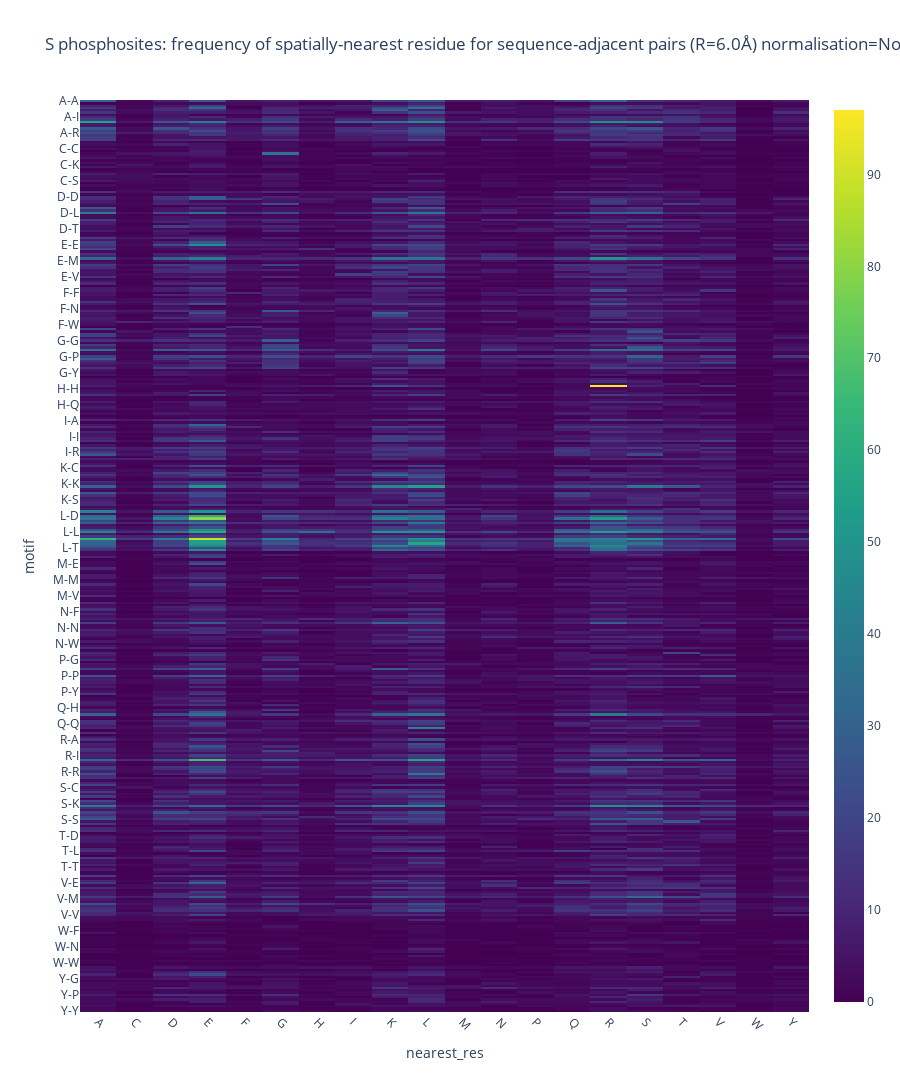
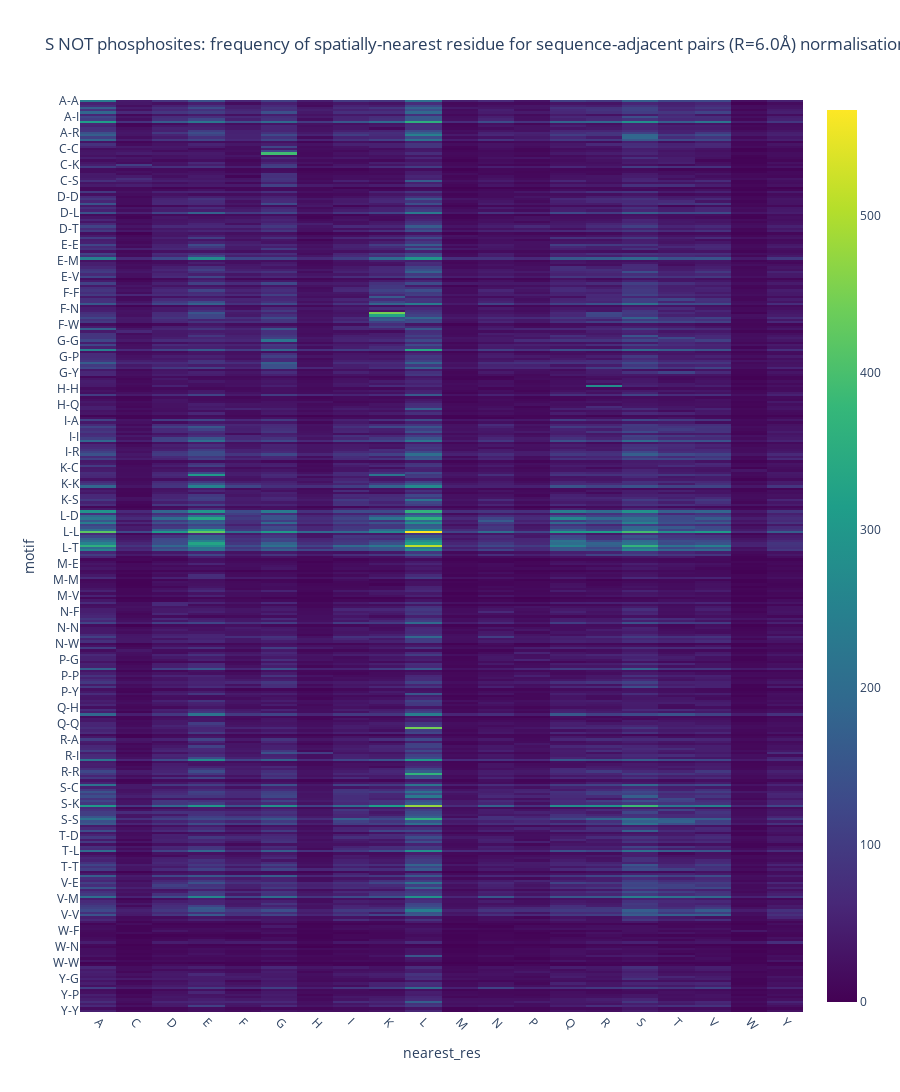
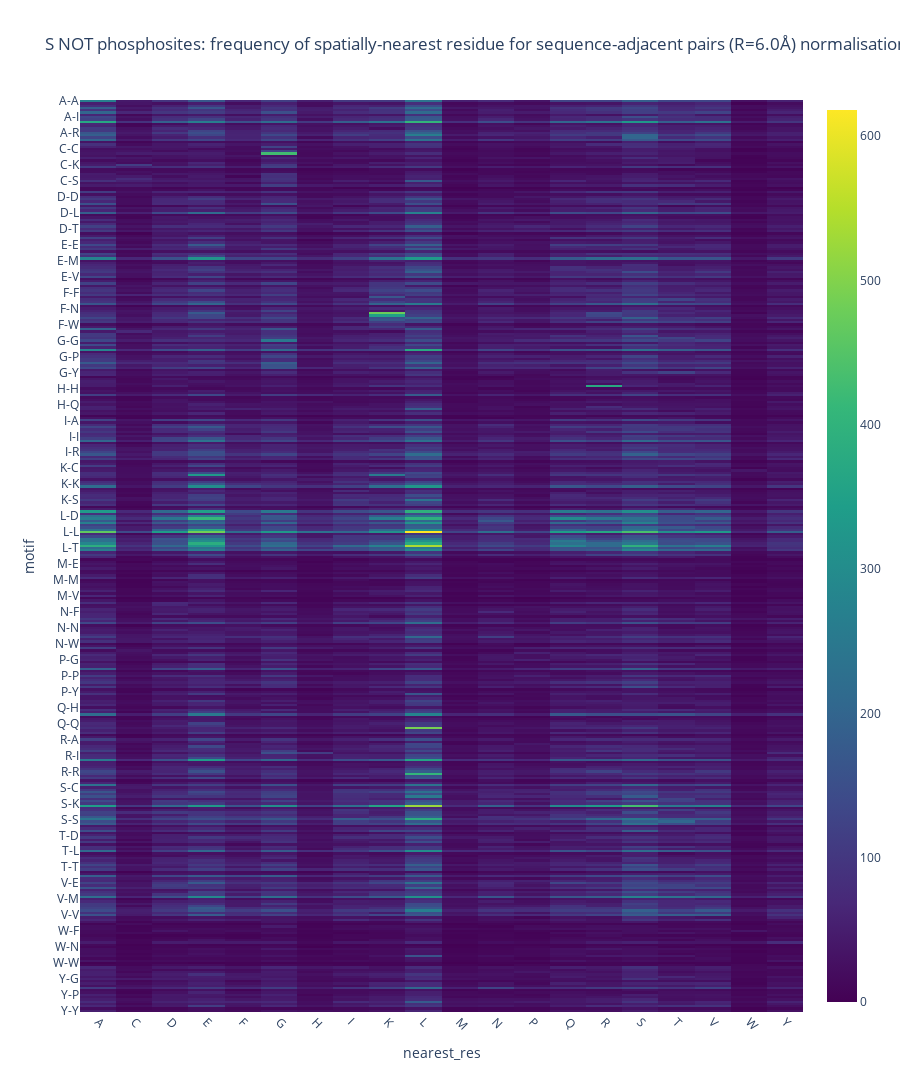
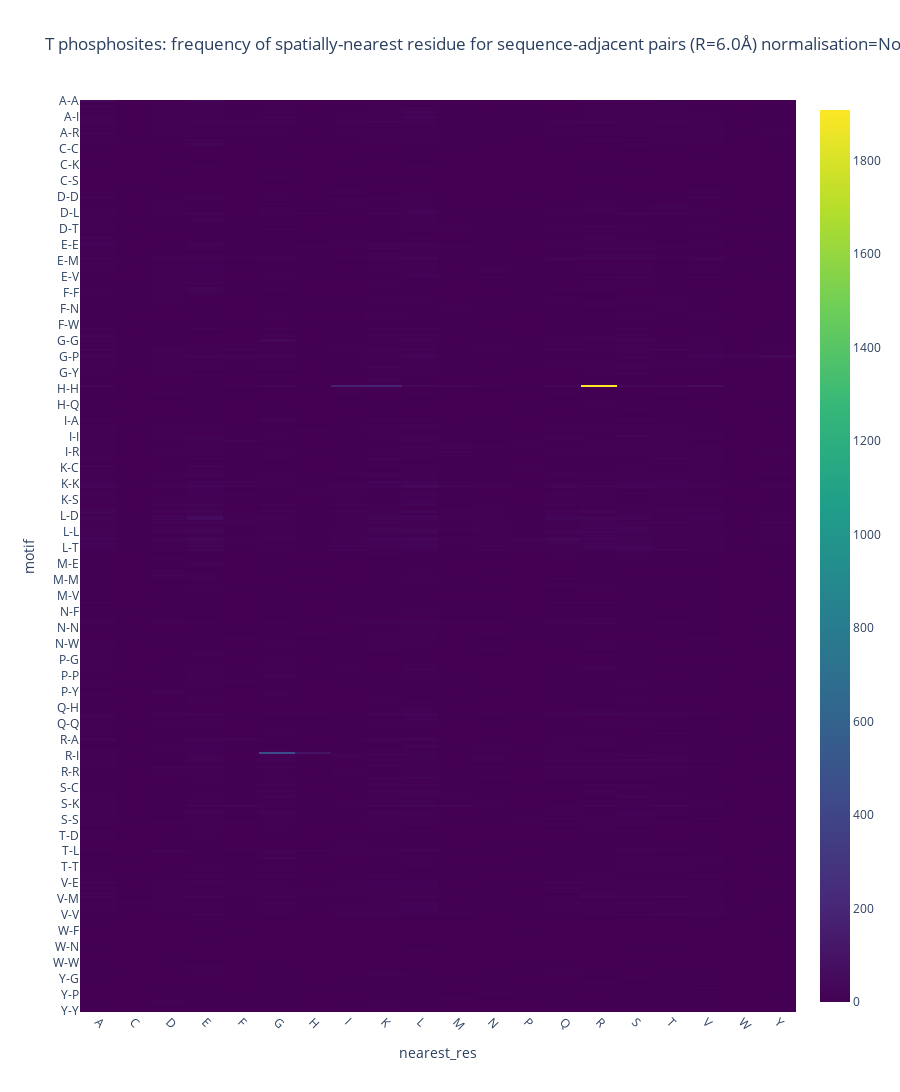

Notebook source saved alongside these figures, in order:
### Code cell
placement = "vertical"

plots = Path("./norm_3d")

normalisation = None

for site in "STY":
    
    dff = df[df["site_res"] == site] 
    psites = dff[dff["phosphosite"] == True]
    not_psites = dff[dff["phosphosite"] == False]

    


    if placement == "horizontal":
        motif_df = motif_df.T
        aspect = "auto"
        height = 1000
    else: 
        aspect = "auto" 
        height = 8000

    motif_df = make_motif_df(
        psites, 
        prev_col="-1",
        next_col="+1",
        nearest_col="1_res",
    )
    filepath = plots / f"{site}_PHOSPHOSITE_1-NN_heatmap.html"
    plot_heatmap(
        motif_df, 
        title=f"{site} phosphosites: frequency of spatially-nearest residue for sequence-adjacent pairs (R={radius}Å) normalisation={normalisation}", 
        aspect=aspect, 
        height=height,
        filepath=filepath,
    )

    motif_df = make_motif_df(
        not_psites, 
        prev_col="-1",
        next_col="+1",
        nearest_col="1_res",
    )
    filepath = plots / f"{site}_NOT_PHOSPHOSITE_1-NN_heatmap.html"
    plot_heatmap(
        motif_df, 
        title=f"{site} NOT phosphosites: frequency of spatially-nearest residue for sequence-adjacent pairs (R={radius}Å) normalisation={normalisation}", 
        aspect=aspect, 
        height=height,
        filepath=filepath,
    )

    motif_df = make_motif_df(
        dff, 
        prev_col="-1",
        next_col="+1",
        nearest_col="1_res",
    )
    filepath = plots / f"{site}_ALL_1-NN_heatmap.html"
    plot_heatmap(
        motif_df, 
        title=f"{site} NOT phosphosites: frequency of spatially-nearest residue for sequence-adjacent pairs (R={radius}Å) normalisation={normalisation}", 
        aspect=aspect, 
        height=height,
        filepath=filepath,
    )

### Figure 1 — Plotly figure (JSON) as saved in the notebook; plotly's stock layout.template omitted (floating-point values rounded to 4 significant figures; data arrays with more than 128 entries replaced by an {"elided": "..."} marker saying what was removed)
{"data": [{"coloraxis": "coloraxis", "hovertemplate": "nearest_res: %{x}<br>motif: %{y}<br>color: %{z}<extra></extra>", "name": "0", "type": "heatmap", "x": ["A", "C", "D", "E", "F", "G", "H", "I", "K", "L", "M", "N", "P", "Q", "R", "S", "T", "V", "W", "Y"], "xaxis": "x", "y": {"elided": "400 str values"}, "yaxis": "y", "z": {"elided": "400x20 int values"}}], "layout": {"coloraxis": {"colorscale": [[0, "#440154"], [0.1111, "#482878"], [0.2222, "#3e4989"], [0.3333, "#31688e"], [0.4444, "#26828e"], [0.5556, "#1f9e89"], [0.6667, "#35b779"], [0.7778, "#6ece58"], [0.8889, "#b5de2b"], [1, "#fde725"]]}, "height": 8000, "title": {"text": "S phosphosites: frequency of spatially-nearest residue for sequence-adjacent pairs (R=6.0Å) normalisation=None"}, "xaxis": {"anchor": "y", "domain": [0, 1], "tickangle": 45, "title": {"text": "nearest_res"}, "type": "category"}, "yaxis": {"anchor": "x", "autorange": "reversed", "domain": [0, 1], "title": {"text": "motif"}, "type": "category"}}}

### Figure 2 — Plotly figure (JSON) as saved in the notebook; plotly's stock layout.template omitted (floating-point values rounded to 4 significant figures; data arrays with more than 128 entries replaced by an {"elided": "..."} marker saying what was removed)
{"data": [{"coloraxis": "coloraxis", "hovertemplate": "nearest_res: %{x}<br>motif: %{y}<br>color: %{z}<extra></extra>", "name": "0", "type": "heatmap", "x": ["A", "C", "D", "E", "F", "G", "H", "I", "K", "L", "M", "N", "P", "Q", "R", "S", "T", "V", "W", "Y"], "xaxis": "x", "y": {"elided": "400 str values"}, "yaxis": "y", "z": {"elided": "400x20 int values"}}], "layout": {"coloraxis": {"colorscale": [[0, "#440154"], [0.1111, "#482878"], [0.2222, "#3e4989"], [0.3333, "#31688e"], [0.4444, "#26828e"], [0.5556, "#1f9e89"], [0.6667, "#35b779"], [0.7778, "#6ece58"], [0.8889, "#b5de2b"], [1, "#fde725"]]}, "height": 8000, "title": {"text": "S NOT phosphosites: frequency of spatially-nearest residue for sequence-adjacent pairs (R=6.0Å) normalisation=None"}, "xaxis": {"anchor": "y", "domain": [0, 1], "tickangle": 45, "title": {"text": "nearest_res"}, "type": "category"}, "yaxis": {"anchor": "x", "autorange": "reversed", "domain": [0, 1], "title": {"text": "motif"}, "type": "category"}}}

### Figure 3 — Plotly figure (JSON) as saved in the notebook; plotly's stock layout.template omitted (floating-point values rounded to 4 significant figures; data arrays with more than 128 entries replaced by an {"elided": "..."} marker saying what was removed)
{"data": [{"coloraxis": "coloraxis", "hovertemplate": "nearest_res: %{x}<br>motif: %{y}<br>color: %{z}<extra></extra>", "name": "0", "type": "heatmap", "x": ["A", "C", "D", "E", "F", "G", "H", "I", "K", "L", "M", "N", "P", "Q", "R", "S", "T", "V", "W", "Y"], "xaxis": "x", "y": {"elided": "400 str values"}, "yaxis": "y", "z": {"elided": "400x20 int values"}}], "layout": {"coloraxis": {"colorscale": [[0, "#440154"], [0.1111, "#482878"], [0.2222, "#3e4989"], [0.3333, "#31688e"], [0.4444, "#26828e"], [0.5556, "#1f9e89"], [0.6667, "#35b779"], [0.7778, "#6ece58"], [0.8889, "#b5de2b"], [1, "#fde725"]]}, "height": 8000, "title": {"text": "S NOT phosphosites: frequency of spatially-nearest residue for sequence-adjacent pairs (R=6.0Å) normalisation=None"}, "xaxis": {"anchor": "y", "domain": [0, 1], "tickangle": 45, "title": {"text": "nearest_res"}, "type": "category"}, "yaxis": {"anchor": "x", "autorange": "reversed", "domain": [0, 1], "title": {"text": "motif"}, "type": "category"}}}

### Figure 4 — Plotly figure (JSON) as saved in the notebook; plotly's stock layout.template omitted (floating-point values rounded to 4 significant figures; data arrays with more than 128 entries replaced by an {"elided": "..."} marker saying what was removed)
{"data": [{"coloraxis": "coloraxis", "hovertemplate": "nearest_res: %{x}<br>motif: %{y}<br>color: %{z}<extra></extra>", "name": "0", "type": "heatmap", "x": ["A", "C", "D", "E", "F", "G", "H", "I", "K", "L", "M", "N", "P", "Q", "R", "S", "T", "V", "W", "Y"], "xaxis": "x", "y": {"elided": "400 str values"}, "yaxis": "y", "z": {"elided": "400x20 int values"}}], "layout": {"coloraxis": {"colorscale": [[0, "#440154"], [0.1111, "#482878"], [0.2222, "#3e4989"], [0.3333, "#31688e"], [0.4444, "#26828e"], [0.5556, "#1f9e89"], [0.6667, "#35b779"], [0.7778, "#6ece58"], [0.8889, "#b5de2b"], [1, "#fde725"]]}, "height": 8000, "title": {"text": "T phosphosites: frequency of spatially-nearest residue for sequence-adjacent pairs (R=6.0Å) normalisation=None"}, "xaxis": {"anchor": "y", "domain": [0, 1], "tickangle": 45, "title": {"text": "nearest_res"}, "type": "category"}, "yaxis": {"anchor": "x", "autorange": "reversed", "domain": [0, 1], "title": {"text": "motif"}, "type": "category"}}}
